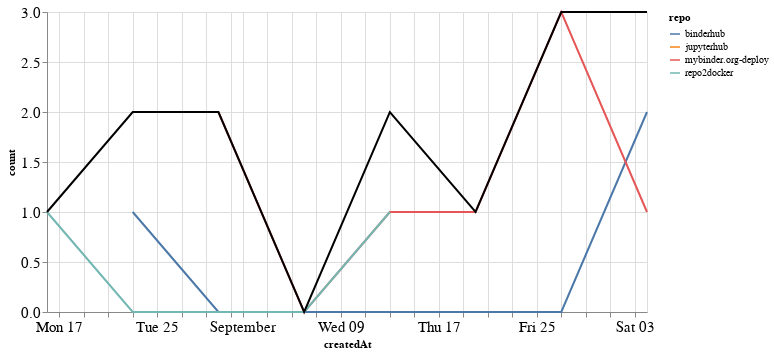

Here is the notebook cell this chart was saved with:
### Markdown cell above
## PRs

### Code cell
prs_time = prs.groupby('repo').resample('W', on='createdAt').count()['author'].reset_index()
prs_time = prs_time.rename(columns={'author': 'count'})
prs_time_total = prs_time.groupby('createdAt').agg({"count": "sum"}).reset_index()

ch1 = alt.Chart(prs_time, width=600).mark_line().encode(
    x='createdAt',
    y='count',
    color='repo',
    tooltip="repo"
)

ch2 = alt.Chart(prs_time_total, width=600).mark_line(color="black").encode(
    x='createdAt',
    y='count',
)

ch1 + ch2

### Figure 1 — Vega-Lite specification as saved in the notebook (floating-point values rounded to 4 significant figures)
{"config": {"axisLeft": {"labelFontSize": 15}, "axisBottom": {"labelFontSize": 15}}, "layer": [{"data": {"name": "data-0e75b732f52dadf7a7a58cedc9e241d5"}, "mark": "line", "encoding": {"color": {"type": "nominal", "field": "repo"}, "tooltip": {"type": "nominal", "field": "repo"}, "x": {"type": "temporal", "field": "createdAt"}, "y": {"type": "quantitative", "field": "count"}}, "width": 600}, {"data": {"name": "data-b892ea81231869a0da2de21ad78d7f25"}, "mark": {"type": "line", "color": "black"}, "encoding": {"x": {"type": "temporal", "field": "createdAt"}, "y": {"type": "quantitative", "field": "count"}}, "width": 600}], "$schema": "https://vega.github.io/schema/vega-lite/v4.8.1.json", "datasets": {"data-0e75b732f52dadf7a7a58cedc9e241d5": [{"repo": "binderhub", "createdAt": "2020-08-23T00:00:00", "count": 1}, {"repo": "binderhub", "createdAt": "2020-08-30T00:00:00", "count": 0}, {"repo": "binderhub", "createdAt": "2020-09-06T00:00:00", "count": 0}, {"repo": "binderhub", "createdAt": "2020-09-13T00:00:00", "count": 0}, {"repo": "binderhub", "createdAt": "2020-09-20T00:00:00", "count": 0}, {"repo": "binderhub", "createdAt": "2020-09-27T00:00:00", "count": 0}, {"repo": "binderhub", "createdAt": "2020-10-04T00:00:00", "count": 2}, {"repo": "jupyterhub", "createdAt": "2020-08-23T00:00:00", "count": 1}, {"repo": "mybinder.org-deploy", "createdAt": "2020-08-30T00:00:00", "count": 2}, {"repo": "mybinder.org-deploy", "createdAt": "2020-09-06T00:00:00", "count": 0}, {"repo": "mybinder.org-deploy", "createdAt": "2020-09-13T00:00:00", "count": 1}, {"repo": "mybinder.org-deploy", "createdAt": "2020-09-20T00:00:00", "count": 1}, {"repo": "mybinder.org-deploy", "createdAt": "2020-09-27T00:00:00", "count": 3}, {"repo": "mybinder.org-deploy", "createdAt": "2020-10-04T00:00:00", "count": 1}, {"repo": "repo2docker", "createdAt": "2020-08-16T00:00:00", "count": 1}, {"repo": "repo2docker", "createdAt": "2020-08-23T00:00:00", "count": 0}, {"repo": "repo2docker", "createdAt": "2020-08-30T00:00:00", "count": 0}, {"repo": "repo2docker", "createdAt": "2020-09-06T00:00:00", "count": 0}, {"repo": "repo2docker", "createdAt": "2020-09-13T00:00:00", "count": 1}], "data-b892ea81231869a0da2de21ad78d7f25": [{"createdAt": "2020-08-16T00:00:00", "count": 1}, {"createdAt": "2020-08-23T00:00:00", "count": 2}, {"createdAt": "2020-08-30T00:00:00", "count": 2}, {"createdAt": "2020-09-06T00:00:00", "count": 0}, {"createdAt": "2020-09-13T00:00:00", "count": 2}, {"createdAt": "2020-09-20T00:00:00", "count": 1}, {"createdAt": "2020-09-27T00:00:00", "count": 3}, {"createdAt": "2020-10-04T00:00:00", "count": 3}]}}
